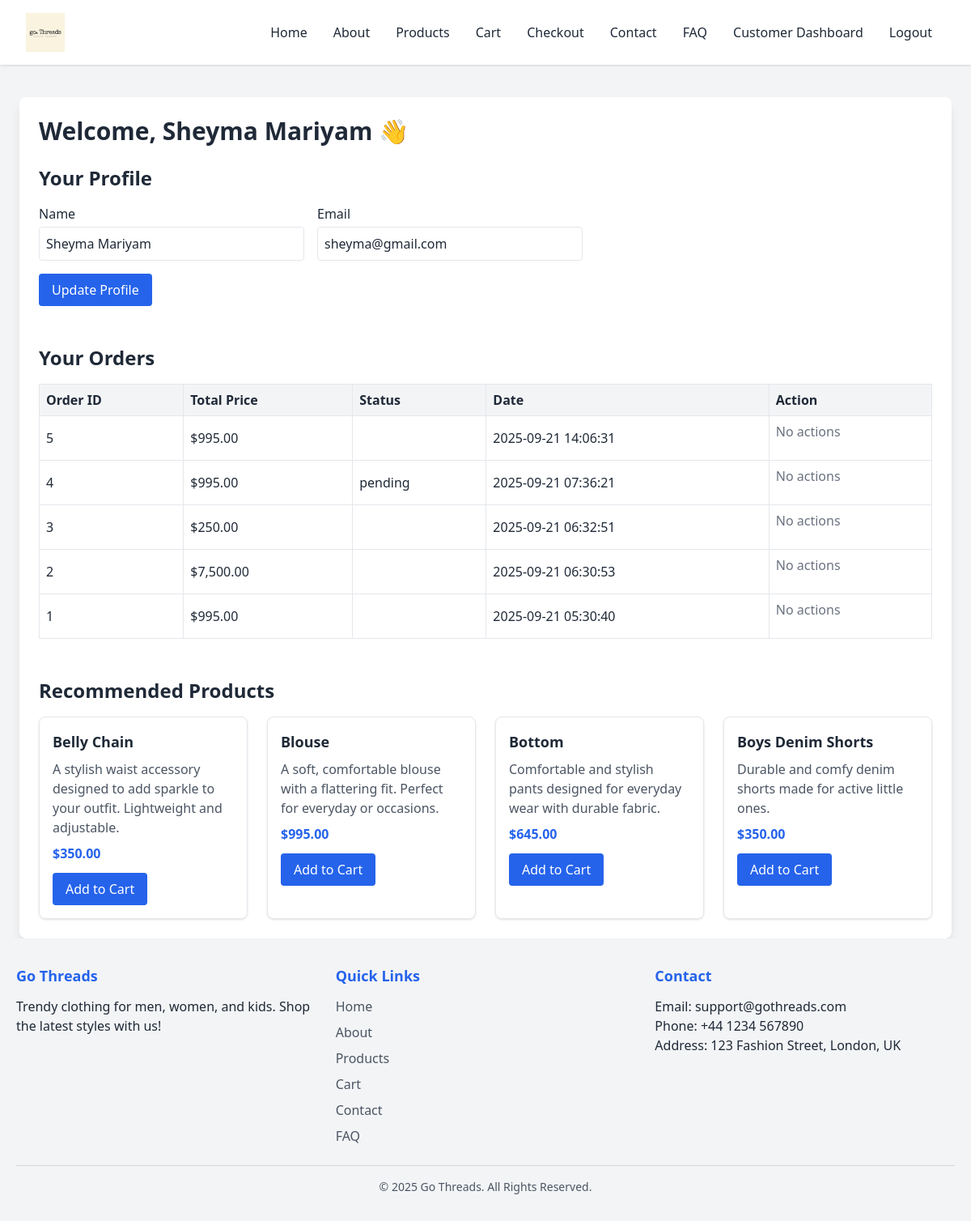
Screenshot of /index.php?page=customer_dashboard (signed in) with the database file from the repository.
### tables this page shows
CREATE TABLE `users` (
  `id` int(11) NOT NULL,
  `name` varchar(100) NOT NULL,
  `email` varchar(100) NOT NULL,
  `password` varchar(255) NOT NULL,
  `role` enum('customer','admin') DEFAULT 'customer',
  `created_at` timestamp NOT NULL DEFAULT current_timestamp()
);

CREATE TABLE `orders` (
  `id` int(11) NOT NULL,
  `user_id` int(11) NOT NULL,
  `total` decimal(10,2) NOT NULL,
  `status` enum('pending','processing','completed','cancelled') DEFAULT 'pending',
  `created_at` timestamp NOT NULL DEFAULT current_timestamp()
);

CREATE TABLE `products` (
  `id` int(11) NOT NULL,
  `name` varchar(100) NOT NULL,
  `category` varchar(50) NOT NULL,
  `description` text NOT NULL,
  `price` decimal(10,2) NOT NULL,
  `image` varchar(255) NOT NULL,
  `colors` varchar(255) NOT NULL,
  `sizes` varchar(255) NOT NULL
);

### apps/controllers/CustomerDashboardController.php (called while the page is built, shortened)
<?php
require_once __DIR__ . '/../models/Product.php';
require_once __DIR__ . '/../models/CustomerOrder.php';
require_once __DIR__ . '/../models/Customer.php';
class CustomerDashboardController {
    public function index() {
        $user_id = $_SESSION['user']['id'];
        $customer = Customer::getById($user_id);
        $orders = CustomerOrder::getByCustomer($user_id);
        $products = Product::getAll();
        $products_array = [];
        while($row = $products->fetch_assoc()) {
            $products_array[] = $row;
        }
        $products_array = array_slice($products_array, 0, 4);
        require __DIR__ . '/../views/customer_dashboard.php';
    }
}

### apps/models/Customer.php (called while the page is built, shortened)
<?php
require_once __DIR__ . '/../../db.php';
class Customer {
    public static function getById($user_id) {
        global $conn;
        $stmt = $conn->prepare("SELECT id, name, email FROM users WHERE id=?");
        $stmt->bind_param("i", $user_id);
        $stmt->execute();
        return $stmt->get_result()->fetch_assoc();
    }
}

### apps/models/CustomerOrder.php (called while the page is built, shortened)
<?php
require_once __DIR__ . '/../../db.php';
class CustomerOrder {
    public static function getByCustomer($user_id) {
        global $conn;
        $stmt = $conn->prepare("
            SELECT o.id, o.total AS total_price, o.status, o.created_at
            FROM orders o
            WHERE o.user_id = ?
            ORDER BY o.created_at DESC
        ");
        $stmt->bind_param("i", $user_id);
        $stmt->execute();
        return $stmt->get_result();
    }
}

### apps/models/Product.php (called while the page is built, shortened)
<?php
require_once __DIR__ . '/../../db.php';
class Product {
    public static function getAll($category = '', $search = '') {
        global $conn;
        $sql = "SELECT * FROM products WHERE 1";
        $stmt = $conn->prepare($sql);
        $stmt->execute();
        return $stmt->get_result();
    }
}

### apps/views/customer_dashboard.php (the view, shortened to what this page needs)
<?php include __DIR__ . '/partials/header.php'; ?>
<!DOCTYPE html>
<html lang="en">
<head>
    <script src="https://cdn.tailwindcss.com"></script>
</head>
<body class="bg-gray-100 text-gray-800">
<main class="max-w-6xl mx-auto mt-10 p-6 bg-white rounded-lg shadow-lg">
    <h1 class="text-3xl font-bold mb-6">
        Welcome, <?= htmlspecialchars($customer['name']); ?> 👋
    </h1>
    <section class="mb-12">
        <h2 class="text-2xl font-semibold mb-4">Your Profile</h2>
        <form method="POST" class="grid grid-cols-1 sm:grid-cols-2 gap-4 max-w-2xl">
            <div>
                <label class="block mb-1 font-medium">Name</label>
                <input type="text" name="name" value="<?= htmlspecialchars($customer['name']) ?>" class="w-full border rounded p-2" required>
            </div>
            <div>
                <label class="block mb-1 font-medium">Email</label>
                <input type="email" name="email" value="<?= htmlspecialchars($customer['email']) ?>" class="w-full border rounded p-2" required>
            </div>
            <div class="col-span-2">
                <button type="submit" name="update_profile" class="bg-blue-600 text-white px-4 py-2 rounded hover:bg-blue-700">
                    Update Profile
                </button>
            </div>
        </form>
    </section>
    <section class="mb-12">
        <h2 class="text-2xl font-semibold mb-4">Your Orders</h2>
        <?php if ($orders->num_rows > 0): ?>
            <div class="overflow-x-auto">
                <table class="w-full border border-gray-300 text-left">
                    <thead class="bg-gray-100">
                        <tr>
                            <th class="p-2 border">Order ID</th>
                            <th class="p-2 border">Total Price</th>
                            <th class="p-2 border">Status</th>
                            <th class="p-2 border">Date</th>
                            <th class="p-2 border">Action</th>
                        </tr>
                    </thead>
                    <tbody>
                        <?php while ($order = $orders->fetch_assoc()): ?>
                            <tr>
                                <td class="p-2 border"><?= $order['id'] ?></td>
                                <td class="p-2 border">$<?= number_format($order['total_price'], 2) ?></td>
                                <td class="p-2 border"><?= htmlspecialchars($order['status']) ?></td>
                                <td class="p-2 border"><?= $order['created_at'] ?></td>
                                <td class="p-2 border">
                                    <form method="POST" class="flex gap-2">
                                        <?php if($order['status'] === 'Pending' || $order['status'] === 'Processing'): ?>
                                            <button type="submit" name="cancel_order" class="bg-red-600 text-white px-3 py-1 rounded hover:bg-red-700">Cancel</button>
                                        <?php elseif($order['status'] === 'Shipped'): ?>
                                            <button type="submit" name="mark_received" class="bg-green-600 text-white px-3 py-1 rounded hover:bg-green-700">Mark Received</button>
                                        <?php else: ?>
                                            <span class="text-gray-500">No actions</span>
                                        <?php endif; ?>
                                    </form>
                                </td>
                            </tr>
                        <?php endwhile; ?>
                    </tbody>
                </table>
            </div>
        <?php else: ?>
            <p class="text-gray-600">You have no orders yet.</p>
        <?php endif; ?>
    </section>
    <?php if(!empty($products_array)): ?>
    <section>
        <h2 class="text-2xl font-semibold mb-4">Recommended Products</h2>
        <div class="grid grid-cols-1 sm:grid-cols-2 md:grid-cols-4 gap-6">
            <?php foreach($products_array as $product): ?>
                <div class="border p-4 rounded-lg shadow hover:shadow-md transition">
                    <h3 class="text-lg font-bold mb-2"><?= htmlspecialchars($product['name']) ?></h3>
                    <p class="text-gray-600 mb-2"><?= htmlspecialchars($product['description']) ?></p>
                    <p class="font-semibold text-blue-600 mb-3">$<?= number_format($product['price'], 2) ?></p>
                    <button class="bg-blue-600 text-white px-4 py-2 rounded hover:bg-blue-700">Add to Cart</button>
                </div>
            <?php endforeach; ?>
        </div>
    </section>
    <?php endif; ?>
</main>
<?php include __DIR__ . '/partials/footer.php'; ?>

### rows the page displays
users: name "Sheyma Mariyam", email "sheyma@gmail.com"
orders: id "5", total "995.00", created_at "2025-09-21 14:06:31", status "No actions"
orders: id "4", total "995.00", status "pending", created_at "2025-09-21 07:36:21", shows "No actions"
orders: id "3", total "250.00", created_at "2025-09-21 06:32:51", status "No actions"
orders: id "2", total "7,500.00", created_at "2025-09-21 06:30:53", status "No actions"
orders: id "1", total "995.00", created_at "2025-09-21 05:30:40", status "No actions"
products: name "Belly Chain", description "A stylish waist accessory designed to add sparkle to your outfit. Lightweight and adjustable.", price "350.00"
products: name "Blouse", description "A soft, comfortable blouse with a flattering fit. Perfect for everyday or occasions.", price "995.00"
products: name "Bottom", description "Comfortable and stylish pants designed for everyday wear with durable fabric.", price "645.00"
products: name "Boys Denim Shorts", description "Durable and comfy denim shorts made for active little ones.", price "350.00"
